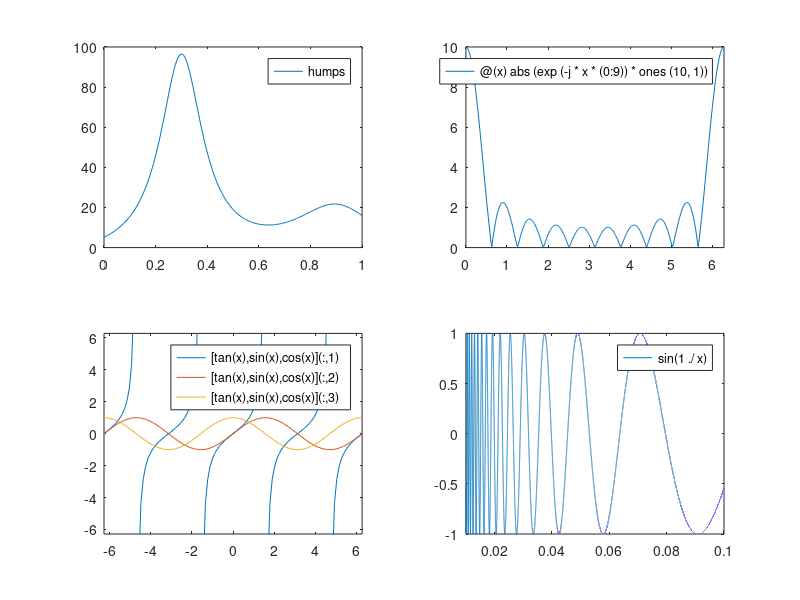

This figure's MATLAB source: (Note: this script raises an error after producing the figure.)
xdata = (0:0.1:2*pi)';
y0 = sin(xdata);
gnoise = y0.*randn(size(y0));
spnoise = zeros(size(y0));
p = randperm(length(y0));
sppoints = p(1:round(length(p)/5));
spnoise(sppoints) = 5*sign(y0(sppoints));
ydata = y0 + gnoise + spnoise;
%f = fittype('a*sin(b*x)'); 

%% function plot
f = @(x)abs(exp(-j*x*(0:9))*ones(10,1));
subplot(2,2,1), fplot(@humps,[0 1])
subplot(2,2,2), fplot(f,[0 2*pi])
subplot(2,2,3), fplot('[tan(x),sin(x),cos(x)]',2*pi*[-1 1 -1 1])
subplot(2,2,4), fplot('sin(1 ./ x)', [0.01 0.1],1e-3)

x = linspace(-1, 1, 100);
y = linspace(-1, 1, 100);
z1 = gen_quad_fun_val(class_model(1).Model_Ord2, x, y);
z2 = gen_quad_fun_val(class_model(2).Model_Ord2, x, y);

x_cv = [];
y_cv = [];
eps = 1e-2;
iNumData = 0;
for ii = 1:1:100
    for jj = 1:1:100
        if abs(z1(jj, ii)) <= eps
            iNumData = iNumData + 1;
            x_cv(iNumData) = x(ii);
            y_cv(iNumData) = y(jj);
        end
    end
end
plot(x_cv(1:7), y_cv(1:7), x_cv(8:end), y_cv(8:end))
for ii = 1:1:100
    for jj = 1:1:100
        if abs(z2(jj, ii) - 1) <= eps
            iNumData = iNumData + 1;
            x_cv(iNumData) = x(ii);
            y_cv(iNumData) = y(jj);
        end
    end
end
